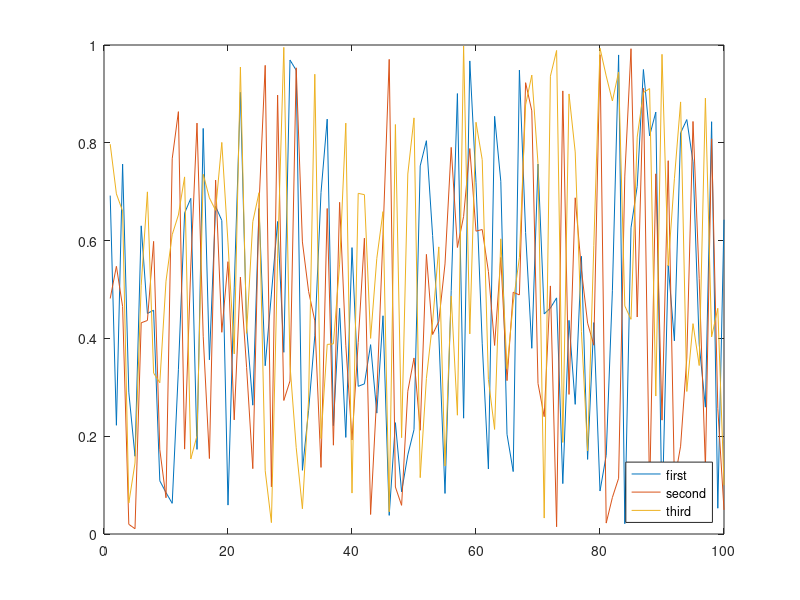

The MATLAB source for this figure:
function result = test_legend_010
result = false;
a = figure;
plot(rand(100,3));
legend('first','second','third','location','southeast');
drawnow;
close(a);
result = true;
